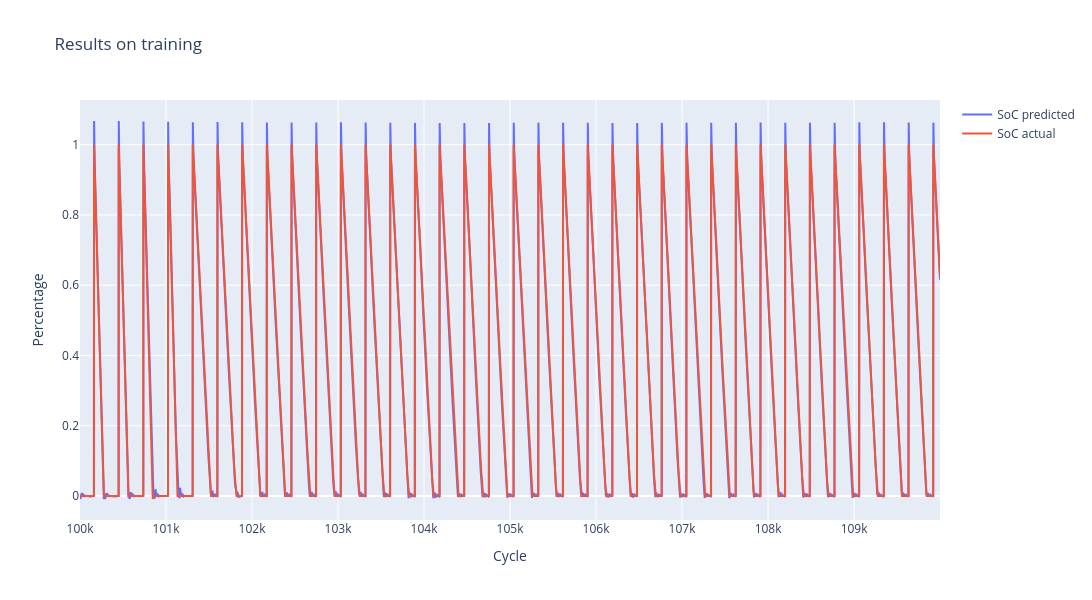

Notebook cell for this chart:
### Code cell
cycle_num = 10
steps_num = 10000
step_index = np.arange(cycle_num*steps_num, (cycle_num+1)*steps_num)

fig = go.Figure()
fig.add_trace(go.Scatter(x=step_index, y=train_predictions.flatten()[cycle_num*steps_num:(cycle_num+1)*steps_num],
                    mode='lines', name='SoC predicted'))
fig.add_trace(go.Scatter(x=step_index, y=train_y.flatten()[cycle_num*steps_num:(cycle_num+1)*steps_num],
                    mode='lines', name='SoC actual'))
fig.update_layout(title='Results on training',
                  xaxis_title='Cycle',
                  yaxis_title='Percentage',
                  width=1400,
                  height=600)
fig.show()

### Figure 1 — Plotly figure (JSON) as saved in the notebook; plotly's stock layout.template omitted (floating-point values rounded to 4 significant figures; data arrays with more than 128 entries replaced by an {"elided": "..."} marker saying what was removed)
{"data": [{"mode": "lines", "name": "SoC predicted", "type": "scatter", "x": {"elided": "10000 int values"}, "y": {"elided": "10000 float values"}}, {"mode": "lines", "name": "SoC actual", "type": "scatter", "x": {"elided": "10000 int values"}, "y": {"elided": "10000 float values"}}], "layout": {"height": 600, "title": {"text": "Results on training"}, "width": 1400, "xaxis": {"title": {"text": "Cycle"}}, "yaxis": {"title": {"text": "Percentage"}}}}
